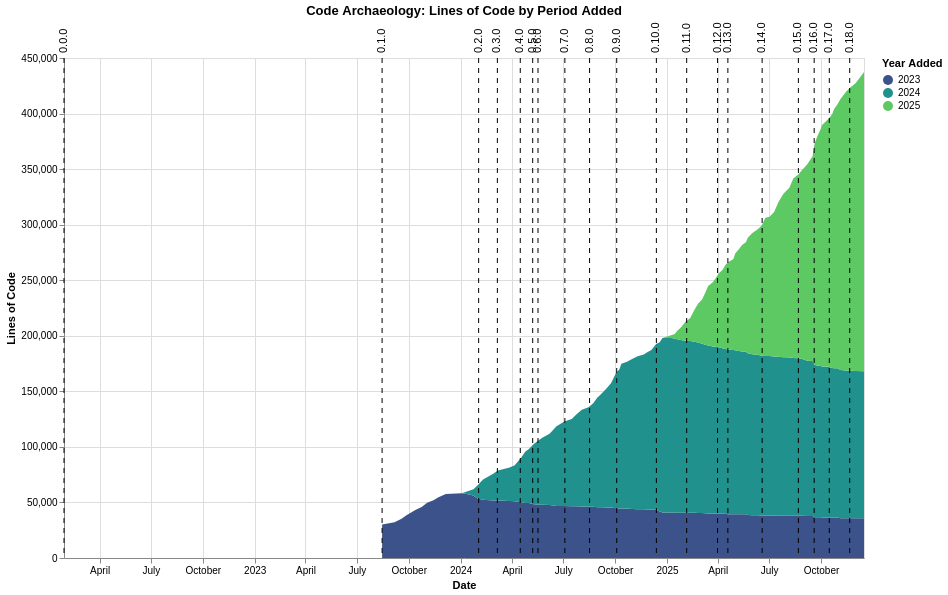

Express this chart as Vega-Lite.
### Vega-Lite specification from a JSON file in a GitHub repository (floating-point values rounded to 4 significant figures; data arrays with more than 128 entries replaced by an {"elided": "..."} marker saying what was removed)
{"$schema": "https://vega.github.io/schema/vega-lite/v6.1.0.json", "config": {"view": {"continuousHeight": 300, "continuousWidth": 300}}, "datasets": {"data-2edf444d89f92a777d673ab1b3251585": [{"datetime": "2022-01-27T20:13:01", "version": "0.0.0"}, {"datetime": "2023-08-14T19:41:02", "version": "0.1.0"}, {"datetime": "2024-12-13T02:29:31", "version": "0.10.0"}, {"datetime": "2025-02-04T20:11:58", "version": "0.11.0"}, {"datetime": "2025-03-31T13:44:19", "version": "0.12.0"}, {"datetime": "2025-04-18T20:43:38", "version": "0.13.0"}, {"datetime": "2025-06-18T15:16:00", "version": "0.14.0"}, {"datetime": "2025-08-21T21:06:56", "version": "0.15.0"}, {"datetime": "2025-09-18T21:20:37", "version": "0.16.0"}, {"datetime": "2025-10-15T16:41:29", "version": "0.17.0"}, {"datetime": "2025-11-20T20:51:27", "version": "0.18.0"}, {"datetime": "2024-02-01T23:28:47", "version": "0.2.0"}, {"datetime": "2024-03-06T04:45:46", "version": "0.3.0"}, {"datetime": "2024-04-15T19:11:06", "version": "0.4.0"}, {"datetime": "2024-05-07T20:03:07", "version": "0.5.0"}, {"datetime": "2024-05-17T05:18:34", "version": "0.6.0"}, {"datetime": "2024-07-03T20:47:41", "version": "0.7.0"}, {"datetime": "2024-08-16T15:56:25", "version": "0.8.0"}, {"datetime": "2024-10-03T19:06:08", "version": "0.9.0"}], "data-ae232bc6d20c1538fc0e701d950f81f0": {"elided": "241 records"}}, "height": 500, "layer": [{"data": {"name": "data-ae232bc6d20c1538fc0e701d950f81f0"}, "encoding": {"color": {"field": "period", "scale": {"scheme": "viridis"}, "title": "Year Added", "type": "ordinal"}, "order": {"field": "period", "type": "ordinal"}, "tooltip": [{"field": "commit_date", "type": "temporal"}, {"field": "period", "type": "ordinal"}, {"field": "line_count", "type": "quantitative"}], "x": {"field": "commit_date", "title": "Date", "type": "temporal"}, "y": {"field": "line_count", "title": "Lines of Code", "type": "quantitative"}}, "mark": {"type": "area"}, "title": "Code Archaeology: Lines of Code by Period Added"}, {"data": {"name": "data-2edf444d89f92a777d673ab1b3251585"}, "encoding": {"tooltip": [{"field": "version", "type": "nominal"}, {"field": "datetime", "type": "temporal"}], "x": {"field": "datetime", "title": "Date", "type": "temporal"}}, "mark": {"strokeDash": [5, 5], "type": "rule"}}, {"data": {"name": "data-2edf444d89f92a777d673ab1b3251585"}, "encoding": {"text": {"field": "version", "type": "nominal"}, "x": {"field": "datetime", "type": "temporal"}, "y": {"value": 10}}, "mark": {"align": "left", "angle": 270, "dx": 15, "dy": 0, "type": "text"}}], "width": 800}
